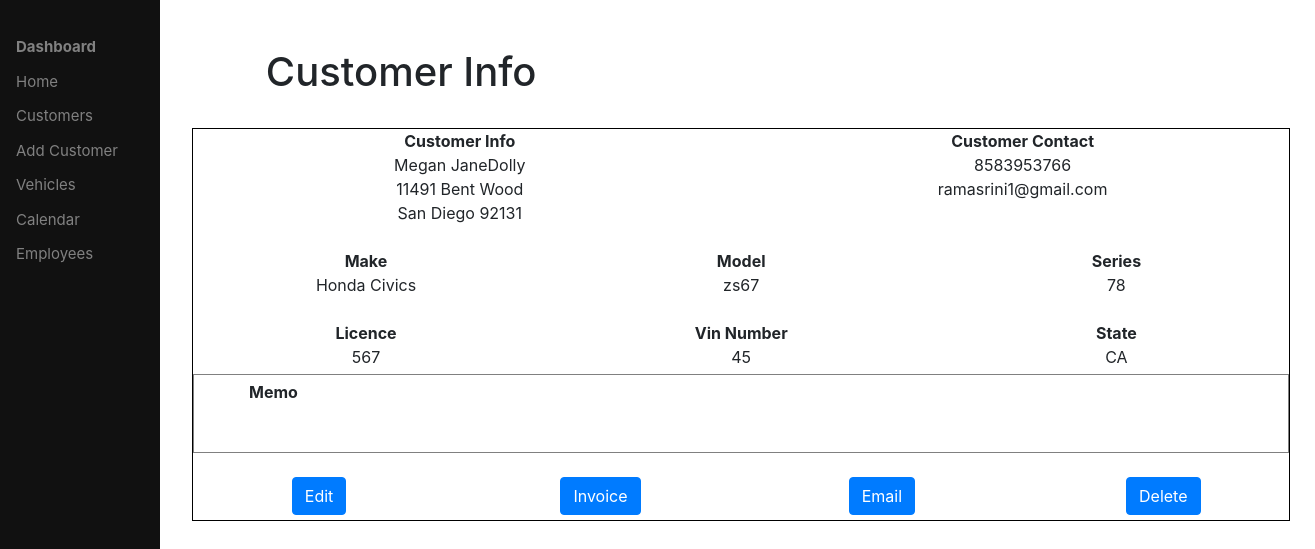
The app's page /customer/13 (signed in) with its own data.
### management/models.py (models this page shows, shortened)
class Customer(models.Model):
    name    =   models.CharField(max_length=100)
    street  =   models.CharField(max_length=100, null=True)
    city    =   models.CharField(max_length=20, null=True)
    state1  =   models.CharField(max_length=20, null=True)
    zipcode =   models.CharField(max_length=15, null=True)
    mobile  =   models.CharField(max_length=15)
    email   =   models.CharField(max_length=20)
    make    =   models.CharField(max_length=20, null=True)
    model   =   models.CharField(max_length=20, null=True)
    series  =   models.CharField(max_length=20, null=True)
    vin     =   models.CharField(max_length=20, null=True)
    lic     =   models.CharField(max_length=20, null=True)
    state   =   models.CharField(max_length=20, null=True)
    memo    =   models.TextField(max_length=100, blank=True)

### management/views.py (the view)
# urls.py: path('customer/<int:customer_pk>', views.customer, name='customer'),
@login_required
def customer(request, customer_pk):
   customer = get_object_or_404(Customer, pk=customer_pk)
   return render(request, 'management/customer.html', {'customer':customer})

### management/templates/management/customer.html (shortened to what this page needs)
{% extends "management/sidebar.html" %}
{% block content %}
    <div class="row justify-content-center mt-5">
        <div class="col-md-10">
            <h1>Customer Info</h1>
            <br>
        </div>
    </div>
    <div style="text-align:center; align-content:center; margin-left: 2%; border: 1px solid black;">
        <div class="row">
            <div class="col-lg-6 col-md-6 col-sm-6 ">
                 <span><b>Customer Info</b></span><br>
                 {{customer.name}}<br>
                 {{customer.street}}<br>
                 {{customer.city}} {{customer.zipcode}}<br><br>
            </div>
            <div class="col-md-6 col-md-6 col-sm-6">
                <span><b>Customer Contact</b></span><br>
                 {{customer.mobile}}<br>
                 {{customer.email}}<br>
            </div>
        </div>
        <div class="row">
            <div class="col-lg-4 col-md-4 col-sm-4">
                <span><b>Make</b></span><br>
                 {{customer.make}}<br>
            </div>
            <div class="col-lg-4 col-md-4 col-sm-4">
                <span><b>Model</b></span><br>
                  {{customer.model}}<br>
            </div>
            <div class="col-lg-4 col-md-4 col-sm-4">
                <span><b>Series</b></span><br>
                  {{customer.series}}<br>
            </div>
        </div>
        <div class="row">
            <div class="col-lg-4 col-md-4 col-sm-4">
                 <br><span><b>Licence</b></span><br>
                 {{customer.lic}}<br>
            </div>
            <div class="col-lg-4 col-md-4 col-sm-4">
                  <br><span><b>Vin Number</b></span><br>
                  {{customer.vin}}<br>
            </div>
            <div class="col-lg-4 col-md-4 col-sm-4">
                  <br><span><b>State</b></span><br>
                  {{customer.state}}<br>
            </div>
        </div>
        <div class="row">
            <div class= "col-lg-12 col-md-12 col-sm-12">
                <div style="border: .5px solid grey; margin-top: 5px;">
                    <div style="text-align:left; align-content:left; margin-left: 5%; margin-top:5px">
                        <span><b>Memo</b></span><br>{{customer.memo}}
                    </div>
                    <br><br>
                </div>
            </div>
        </div>
        <div class="row">
            <div class="col-lg-12 col-md-12 col-sm-12">
                <br>
            </div>
        </div>
        <div class="row">
            <div class="col-lg-3 col-md-3 col-sm-3">
                <form  method="POST"
                    action="{% url 'editcustomer' customer.id %}">
                    <button class="btn btn-primary" id="edit" type="submit">Edit</button>
                </form>
            </div>
            <div class="col-lg-3 col-md-3 col-sm-3">
              <button class="btn btn-primary" type="submit">Invoice</button>
            </div>
            <div class="col-lg-3 col-md-3 col-sm-3">
              <button class="btn btn-primary" type="submit">Email</button>
            </div>
            <div class="col-lg-3 col-md-3 col-sm-3">
                <form  method="POST"
                    action="{% url 'deletecustomer' customer.id %}">
                    <button class="btn btn-primary" id="delete" type="submit">Delete</button>
                </form>
            </div>
        </div>
    </div>
{% endblock %}

### records on screen
Customer: name "Megan JaneDolly", street "11491 Bent Wood", city "San Diego", zipcode "92131", mobile "8583953766", email "ramasrini1@gmail.com", make "Honda Civics", model "zs67", series "78", lic "567", vin "45", state "CA"
